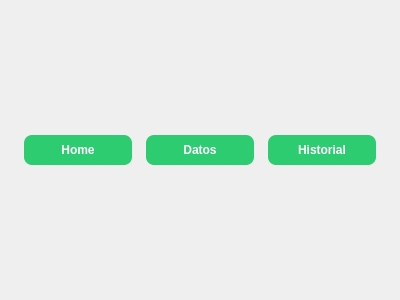
<?xml version="1.0" encoding="UTF-8"?>
<ui version="4.0">
 <class>Form</class>
 <widget class="QWidget" name="Form">
  <property name="geometry">
   <rect>
    <x>0</x>
    <y>0</y>
    <width>400</width>
    <height>300</height>
   </rect>
  </property>
  <property name="windowTitle">
   <string>Form</string>
  </property>
  <layout class="QHBoxLayout" name="horizontalLayout_2">
   <item>
    <widget class="QWidget" name="widget" native="true">
     <layout class="QHBoxLayout" name="horizontalLayout">
      <item>
       <widget class="QPushButton" name="btnHome">
        <property name="text">
         <string>Home</string>
        </property>
        <property name="checkable">
         <bool>true</bool>
        </property>
        <property name="styleSheet">
         <string notr="true">
          QPushButton {
              background-color: #2ECC71; /* Verde vivo */
              color: white;
              border: none;
              border-radius: 8px;
              padding: 8px 16px;
              font-weight: bold;
              margin: 4px;
          }
          QPushButton:hover {
              background-color: #27AE60; /* Verde un poco más oscuro */
          }
          QPushButton:pressed {
              background-color: #229954; /* Verde aún más oscuro */
          }
          QPushButton:checked {
              background-color: #1ABC9C; /* Turquesa para el botón seleccionado */
          }
         </string>
        </property>
       </widget>
      </item>
      <item>
       <widget class="QPushButton" name="btnDatos">
        <property name="text">
         <string>Datos</string>
        </property>
        <property name="checkable">
         <bool>true</bool>
        </property>
        <property name="styleSheet">
         <string notr="true">
          QPushButton {
              background-color: #2ECC71; /* Verde vivo */
              color: white;
              border: none;
              border-radius: 8px;
              padding: 8px 16px;
              font-weight: bold;
              margin: 4px;
          }
          QPushButton:hover {
              background-color: #27AE60; /* Verde un poco más oscuro */
          }
          QPushButton:pressed {
              background-color: #229954; /* Verde aún más oscuro */
          }
          QPushButton:checked {
              background-color: #1ABC9C; /* Turquesa para el botón seleccionado */
          }
         </string>
        </property>
       </widget>
      </item>
      <item>
       <widget class="QPushButton" name="btnHistorial">
        <property name="text">
         <string>Historial</string>
        </property>
        <property name="checkable">
         <bool>true</bool>
        </property>
        <property name="styleSheet">
         <string notr="true">
          QPushButton {
              background-color: #2ECC71; /* Verde vivo */
              color: white;
              border: none;
              border-radius: 8px;
              padding: 8px 16px;
              font-weight: bold;
              margin: 4px;
          }
          QPushButton:hover {
              background-color: #27AE60; /* Verde un poco más oscuro */
          }
          QPushButton:pressed {
              background-color: #229954; /* Verde aún más oscuro */
          }
          QPushButton:checked {
              background-color: #1ABC9C; /* Turquesa para el botón seleccionado */
          }
         </string>
        </property>
       </widget>
      </item>
     </layout>
    </widget>
   </item>
  </layout>
 </widget>
 <resources/>
 <connections/>
</ui>
